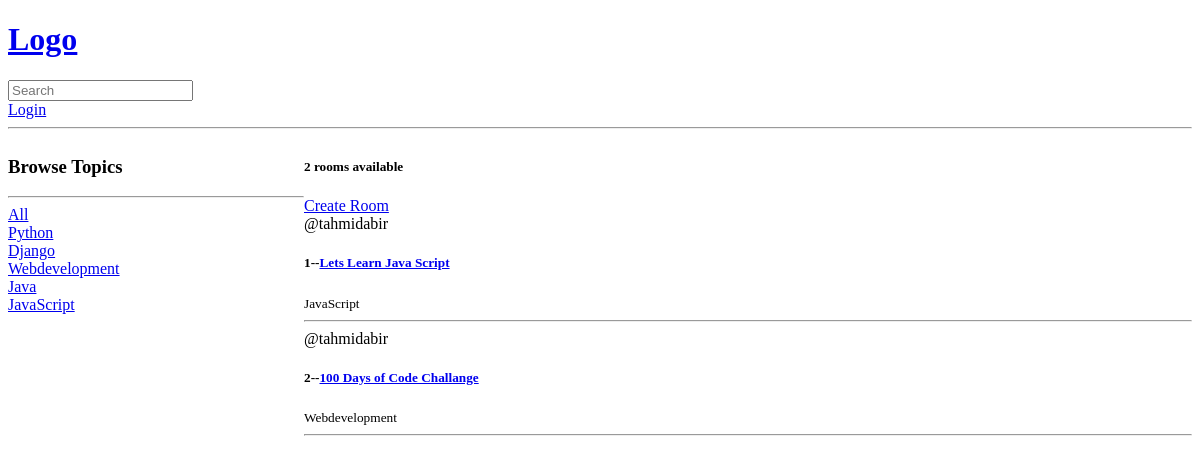
The app's page /, older data.
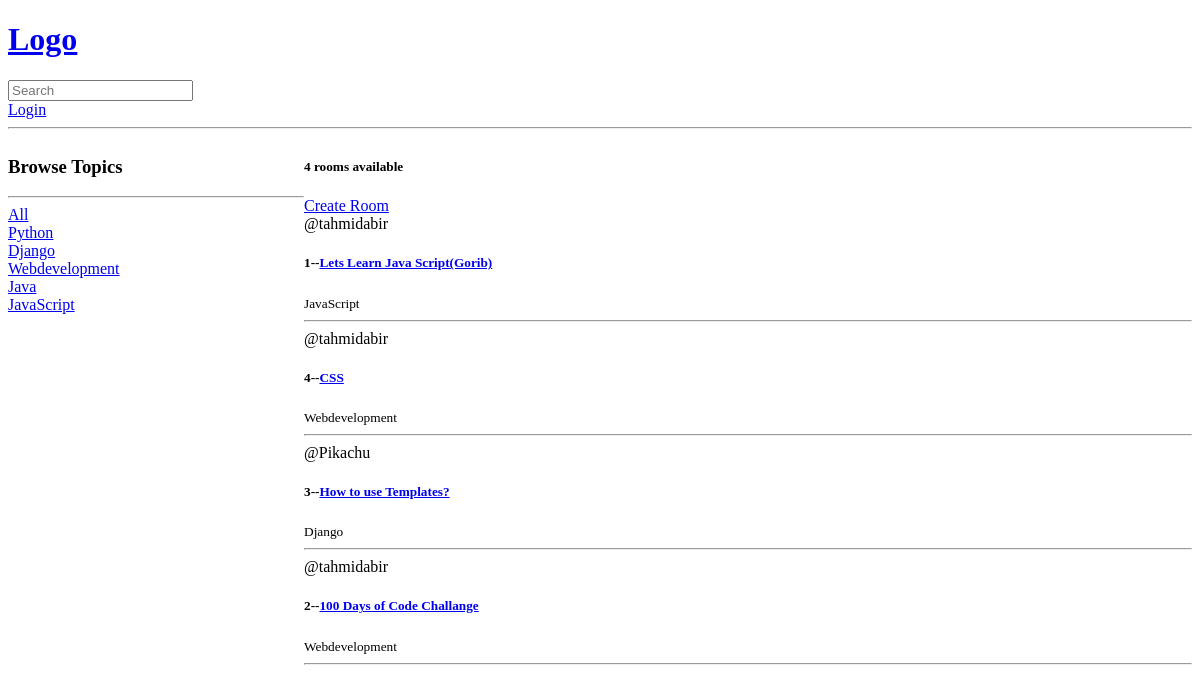
The same page, newer data.
### base/models.py (models this page shows, shortened)
class Topic(models.Model):
    name = models.CharField(max_length=200)

class Room(models.Model):
    host = models.ForeignKey(User, on_delete=models.SET_NULL,null=True)
    topic = models.ForeignKey(Topic, on_delete=models.SET_NULL,null=True)
    name = models.CharField(max_length=200)
    description = models.TextField(null=True, blank=True)
    updated = models.DateTimeField(auto_now=True)  # auto_now updates everytime it got updated
    created = models.DateTimeField(auto_now_add=True)  # auto_mow_add only update once while updating
    class Meta:
        ordering = ['-updated','-created']

### base/views.py (the view)
# urls.py: path('', views.home, name='home'),
def home(request):
    q = request.GET.get('q') if request.GET.get('q')!=None else ''
    rooms = Room.objects.filter(
        Q(topic__name__icontains=q) |
        Q(name__icontains=q) |
        Q(description__icontains=q)
        )
    topics = Topic.objects.all()
    room_count = rooms.count()
    context={'rooms':rooms,'topics':topics,'room_count':room_count}
    return render(request,'base/home.html',context)

### base/templates/base/home.html (shortened to what this page needs)
{% extends 'main.html'%}
{% block content%}
<div class="home-container">
    <div>
        <h3>Browse Topics</h3>
        <hr>
            <div>
                <a href="{% url 'home'%}">All</a>
            </div>
        {% for topic in topics %}
            <div>
                <a href="{% url 'home'%}?q={{topic.name}}">{{topic.name}}</a>
            </div>
        {% endfor %}
    </div>
    <div>
        <h5>{{room_count}} rooms available</h5>
    <a href="{%url 'create-room'%}">Create Room</a>
    <div>
        {% for room in rooms%}
            <div>
                <span>@{{room.host.username}}</span>
                <h5>{{room.id}}--<a href="{%url 'room' room.id %}">{{room.name}}</a></h5>
                <small>{{room.topic.name}}</small>
                <hr>
            </div>
        {% endfor %}
    </div>
    </div>
{% endblock %}

### templates/main.html (shortened to what this page needs)
<!DOCTYPE html>
<html lang="en">
<head>
</head>
<body>
{% include 'navbar.html' %}
{% block content%}
{% endblock %}
</body>
</html>

### templates/navbar.html
<a href="/">
  <h1>Logo</h1>
</a>
 <form method="GET" action="{% url 'home' %}">
      <input type="text" name="q" placeholder="Search" />
 </form>
{% if request.user.is_authenticated %}
<a href="{%url 'logout' %}">Logout</a>
{%else%}
<a href="{%url 'login' %}">Login</a>
{%endif%}
<hr>

### base/templates/base/home.html (style rules this page uses)
.home-container { display:grid; grid-template-columns:1fr 3fr; }

Row changes from the older to the newer data that the page shows:
changed Room "JavaScript": name "Lets Learn Java Script" → "Lets Learn Java Script(Gorib)"
added Room: host.username "tahmidabir", id "4", name "CSS", topic.name "Webdevelopment"
added Room: host.username "Pikachu", id "3", name "How to use Templates?", topic.name "Django"
Text that changed along with them:
{{ room_count }}: "2" → "4"
